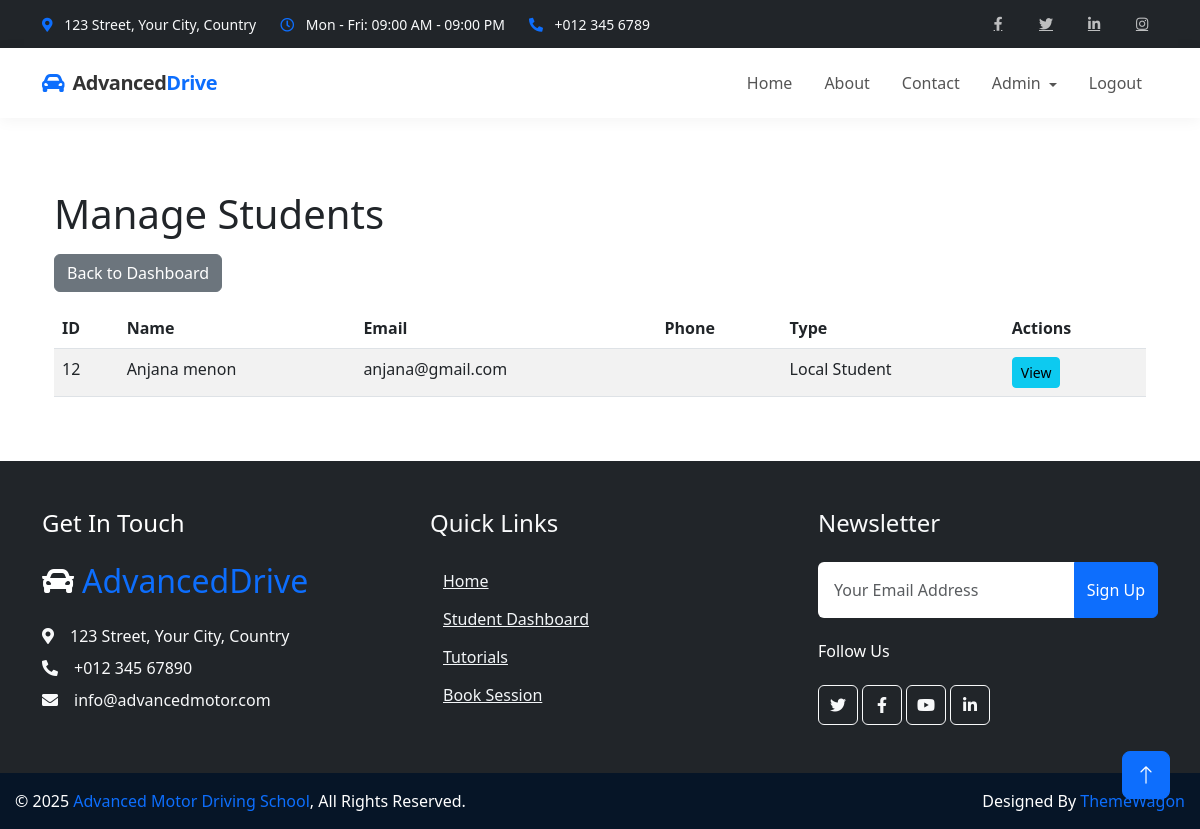
Page /admin-dashboard/students/ (signed in) on the committed database.
### students/models.py (models this page shows, shortened)
class Student(models.Model):
    STUDENT_TYPES = (
        ('local', 'Local Student'),
        ('remote', 'Remote Student'),
    )
    user = models.OneToOneField(
        settings.AUTH_USER_MODEL,
        on_delete=models.CASCADE,
        related_name='student_profile'
    )
    trainer = models.ForeignKey(
        Trainer,
        on_delete=models.CASCADE,
        null=True,
        blank=True,
        related_name='student_set'
    )
    vehicle = models.ForeignKey(
        Vehicle,
        on_delete=models.CASCADE,
        null=True,
        blank=True,
        related_name='student_assignments'
    )
    address = models.TextField()
    phone_number_validator = RegexValidator(regex=r'^\+?\d{10,15}$', message="Phone number must be in a valid format.")
    phone_number = models.CharField(max_length=15, validators=[phone_number_validator])
    emergency_contact = models.CharField(max_length=15, blank=True, null=True, validators=[phone_number_validator])
    student_type = models.CharField(max_length=10, choices=STUDENT_TYPES, default='local')
    registration_date = models.DateTimeField(auto_now_add=True)
    has_purchased_session = models.BooleanField(default=False)

### admins/views.py (the view)
# urls.py: path('students/', views.manage_students, name='manage_students'),
@login_required
def manage_students(request):
    if not hasattr(request.user, 'admin'):
        return redirect('home')
    students = Student.objects.all()
    return render(request, 'admins/manage_students.html', {'students': students})

### admins/templates/admins/manage_students.html (shortened to what this page needs)
{% extends 'base.html' %}
{% block content %}
<div class="container mt-4">
    <h1>Manage Students</h1>
    <div class="mt-3 mb-3">
        <a href="{% url 'admins:admin_dashboard' %}" class="btn btn-secondary">Back to Dashboard</a>
    </div>
    <table class="table table-striped">
        <thead>
            <tr>
                <th>ID</th>
                <th>Name</th>
                <th>Email</th>
                <th>Phone</th>
                <th>Type</th>
                <th>Actions</th>
            </tr>
        </thead>
        <tbody>
            {% for student in students %}
            <tr>
                <td>{{ student.id }}</td>
                <td>{{ student.user.first_name }} {{ student.user.last_name }}</td>
                <td>{{ student.user.email }}</td>
                <td>{{ student.phone }}</td>
                <td>{{ student.get_student_type_display }}</td>
                <td>
                    <a href="{%url 'students:student_detail' student.id%}" class="btn btn-sm btn-info">View</a>
                </td>
            </tr>
            {% empty %}
            <tr>
                <td colspan="6" class="text-center">No students registered yet.</td>
            </tr>
            {% endfor %}
        </tbody>
    </table>
</div>
{% endblock %}

### static/css/style.css (style rules this page uses)
:root { --primary: #F3BD00; --secondary: #757575; --light: #F3F6F8; --dark: #0C2B4B; }
.btn { font-weight: 500; transition: .5s; }

### templates/base.html (style rules this page uses)
html, body { height: 100%; margin: 0; padding: 0; display: flex; flex-direction: column; }

### rows in the picture
Student: id "12", user.first_name "Anjana", user.last_name "menon", user.email "anjana@gmail.com", student_type "Local Student"
